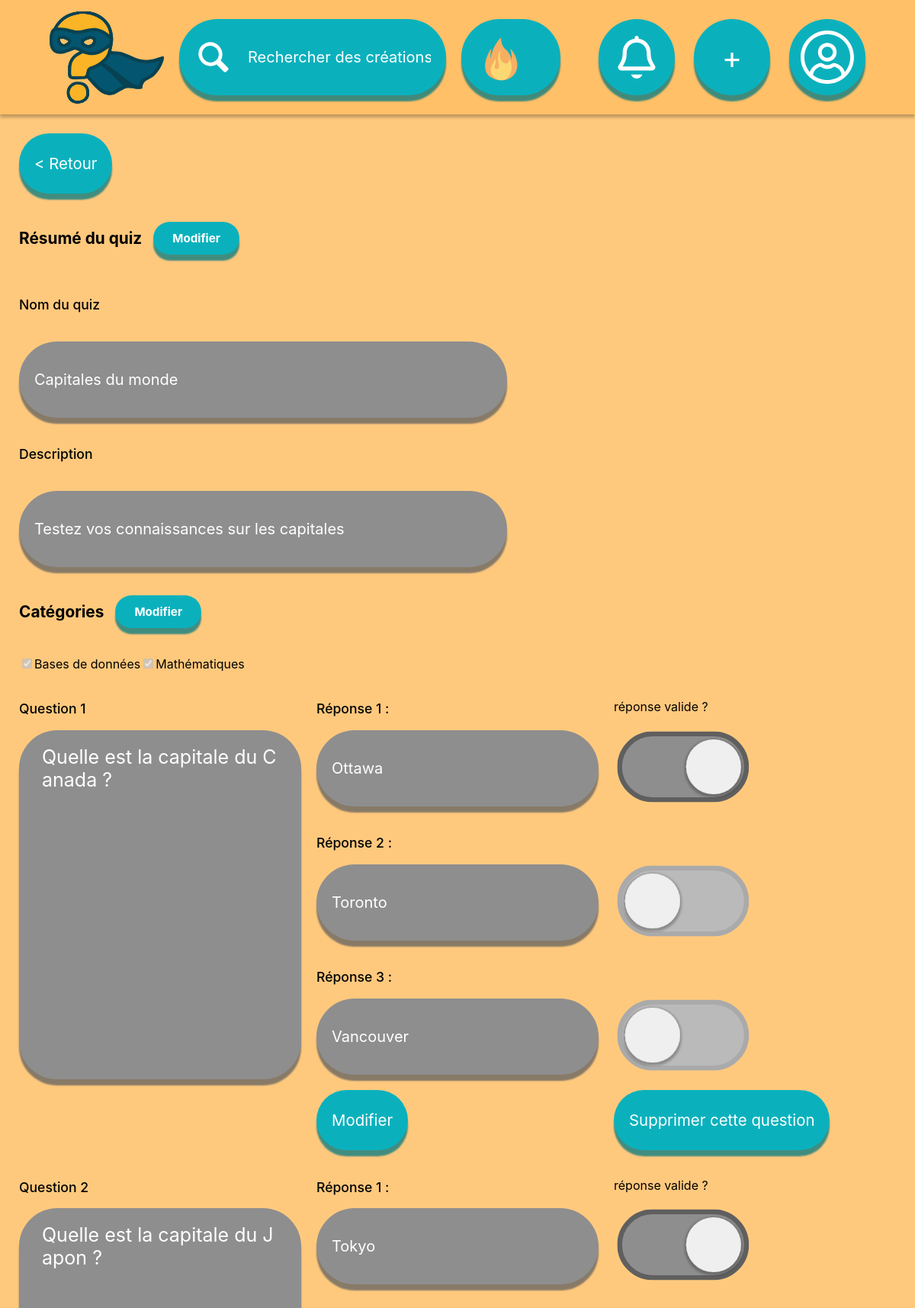
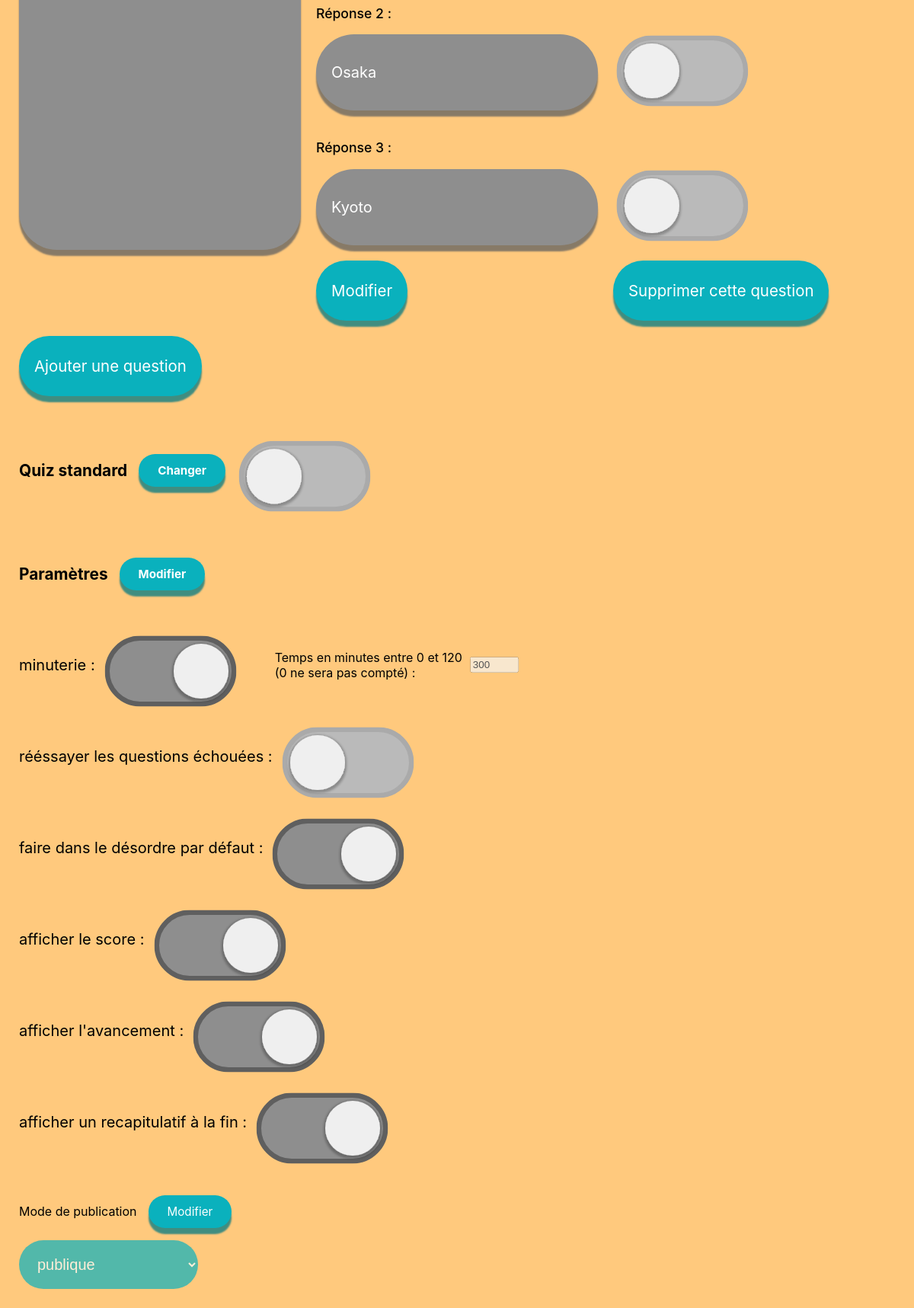
/?page=standard&categorie=modify&id=1 (signed in), run on the app's committed database (2 pictures, top to bottom).
### tables this page shows
CREATE TABLE quiz(
                id INTEGER PRIMARY KEY AUTOINCREMENT,
                user_id INTEGER,
                title TEXT NOT NULL,
                description TEXT,
                difficulty INTEGER,
                disponibilite TEXT,
                date DATE,
                genre TEXT NOT NULL,
                FOREIGN KEY (user_id) REFERENCES users(id) ON DELETE CASCADE,
                CHECK (genre IN ('flashcard','standard','test')),
                CHECK (disponibilite IN ('public','private','ami'))
            );

CREATE TABLE parametreQuiz (
                quiz_id INTEGER PRIMARY KEY,
                afficherAvancement BOOLEAN,
                minuterie INTEGER,
                afficherScore BOOLEAN,
                recapitulatifFin BOOLEAN,
                ordreAleatoire BOOLEAN,
                repasserErreurs BOOLEAN,
                FOREIGN KEY (quiz_id) REFERENCES quiz(id) ON DELETE CASCADE
            );

### src/controllers/QuizController.php (called while the page is built, shortened)
<?php
require_once ROOT . '/src/models/QuizModel.php';
require_once ROOT . '/config/config.php';
class QuizController
{
    private QuizModel $model;
    public function __construct()
    {
        $this->db = getDbConnection();
        $this->model = new QuizModel($this->db);
    }
    public function modifyQuiz($id)
    {
        $idQuiz = (int)$id;
        $taille = $this->model->getQuizSize($idQuiz);
        $tabParametres = array(
            array('name' => 'timer', 'desc' => 'minuterie'),
            array('name' => 'retryError', 'desc' => 'rééssayer les questions échouées'),
            array('name' => 'noOrder', 'desc' => 'faire dans le désordre par défaut'),
            array('name' => 'score', 'desc' => 'afficher le score'),
            array('name' => 'avancement', 'desc' => 'afficher l\'avancement'),
            array('name' => 'recap', 'desc' => 'afficher un recapitulatif à la fin')
        );
        $quizInfos = $this->model->getQuizInfos($idQuiz);
        $TAB_QUESTIONS = $this->model->getQuestionsRepFromQuiz($idQuiz);
        $TAB_PARAMS = $this->model->getQuizParametres($idQuiz);
        $TAB_CATEGORIES = $this->model->getCategoriesFromQuiz($idQuiz);
        $ALL_CATEGORIES = $this->model->getAllCategories();
        require ROOT . '/src/views/quiz/modifyQuiz.php';
    }
}

### src/models/QuizModel.php (called while the page is built, shortened)
<?php
class QuizModel
{
    private $db;
    public function __construct($db)
    {
        $this->db = $db;
    }
    public function getAllCategories(): mixed
    {
        try {
            $sql = $this->db->prepare("SELECT DISTINCT id,categorieName FROM categories;");
            $sql->execute();
            $categories = $sql->fetchAll(PDO::FETCH_ASSOC);
            return $categories;
        } catch (PDOException $e) {
            die("Fetching categories failed: " . $e->getMessage());
        } catch (Exception $e) {
            die("Error: " . $e->getMessage());
        }
    }
    public function getQuizSize(int $quizId): int
    {
        try {
            $stmt = $this->db->prepare("SELECT COUNT(*) AS totalQuestions FROM question WHERE quiz_id = ?;");
            $stmt->execute([$quizId]);
            $row = $stmt->fetch(PDO::FETCH_ASSOC);
            return intval($row['totalQuestions']);
        } catch (PDOException $e) {
            die("Fetching quiz size failed: " . $e->getMessage());
        }
    }
    public function getQuizInfos(int $quizId)
    {
        try {
            $quiz = $this->db->prepare("SELECT title, description, disponibilite, genre FROM quiz WHERE id = ?;");
            $quiz->bindvalue(1, $quizId);
            $quiz->execute();
            return $quiz->fetch(PDO::FETCH_ASSOC);
        } catch (PDOException $e) {
            die("Fetching quiz infos failed: " . $e->getMessage());
        }
    }
    public function getQuestionsRepFromQuiz(int $idQuiz)
    {
        try {
            $questions = $this->db->prepare("SELECT id, question FROM Question WHERE quiz_id = ? ORDER BY numeroQuiz ASC;");
            $questions->bindValue(1, $idQuiz);
            $questions->execute();
            $TAB_QUESTIONS = $questions->fetchAll(PDO::FETCH_ASSOC);
            foreach ($TAB_QUESTIONS as $index => $question) {
                $reponses = $this->db->prepare("SELECT id, reponse, estCorrecte FROM Reponse WHERE question_id = ? ;");
                $reponses->bindValue(1, $question['id']);
                $reponses->execute();
                $TAB_QUESTIONS[$index]['reponses'] = $reponses->fetchAll(PDO::FETCH_ASSOC);
                $TAB_QUESTIONS[$index]['nbReponse'] = count($TAB_QUESTIONS[$index]['reponses']);
            }
            return $TAB_QUESTIONS;
        } catch (PDOException $e) {
            die("Fetching questions and answers from quiz failed: " . $e->getMessage());
        }
    }
    public function getCategoriesFromQuiz(int $idQuiz)
    {
        try {
            $categories = $this->db->prepare("SELECT categories.id, categories.categorieName FROM categories
            INNER JOIN categorie_quiz ON categories.id = categorie_quiz.category_id WHERE categorie_quiz.quiz_id = ?;");
            $categories->bindValue(1, $idQuiz);
            $categories->execute();
            return $categories->fetchAll(PDO::FETCH_ASSOC);
        } catch (PDOException $e) {
            die("Fetching categories from quiz failed: " . $e->getMessage());
        }
    }
    public function getQuizParametres(int $idQuiz)
    {
        try {
            $params = $this->db->prepare("SELECT minuterie, repasserErreurs, ordreAleatoire, afficherScore, afficherAvancement, recapitulatifFin FROM parametreQuiz WHERE quiz_id = ?;");
            $params->bindValue(1, $idQuiz);
            $params->execute();
            $parametres = $params->fetch(PDO::FETCH_ASSOC);
            if (!$parametres) {
                $TAB_PARAMS = array(0, 0, 0, 0, 0, 0);
            } else {
                $TAB_PARAMS = array();
                $TAB_PARAMS[0] = $parametres['minuterie'];
                $TAB_PARAMS[1] = $parametres['repasserErreurs'];
                $TAB_PARAMS[2] = $parametres['ordreAleatoire'];
                $TAB_PARAMS[3] = $parametres['afficherScore'];
                $TAB_PARAMS[4] = $parametres['afficherAvancement'];
                $TAB_PARAMS[5] = $parametres['recapitulatifFin'];
            }
            return $TAB_PARAMS;
        } catch (PDOException $e) {
            die("Fetching quiz parameters failed: " . $e->getMessage());
        }
    }
}

### config/config.php (called while the page is built, shortened)
<?php
function getDbConnection() {
    try{
        $conn = new PDO("sqlite:" . ROOT . "/database/database.db");
        $conn->setAttribute(PDO::ATTR_ERRMODE, PDO::ERRMODE_EXCEPTION);
    }catch(PDOException $e){
        die("Connection failed: " . $e->getMessage());
    }catch(Exception $e){
        die("Error: " . $e->getMessage());
    }
    return $conn;
}
?>

### src/views/quiz/modifyQuiz.php (the view, shortened to what this page needs)
<?php
    require __DIR__ . '/../partials/header.php';
?>
<form style="display: flex; flex-direction: column; padding: 25px; gap: 20px" method = "post" data-id="<?php echo htmlspecialchars($idQuiz) ?>" action = "index.php?page=standard&categorie=modify&id=<?php echo htmlspecialchars($idQuiz) ?>">
    <button class="button" type = "submit" name = "Retour" value = "yes"><span></span><p> < Retour</p></button>
    <h2>Résumé du quiz
        <button class="modifResum" id ="modifResum">Modifier</button>
    </h2>
    <p class="name">Nom du quiz</p>
    <div class="input">
        <span></span>
        <input form="no" type="text" name ="QuizTitle" id="QuizTitle" value = "<?php echo htmlspecialchars($quizInfos['title']) ?>" disabled>
    </div>
    <p class="description">Description</p>
    <div class="input">
        <span></span>
        <input form="no" type="text" name ="QuizDescription" id="QuizDescription" value = "<?php echo htmlspecialchars($quizInfos['description']) ?>" disabled>
    </div>
    <h2>Catégories
        <button id="modifCategories" type = "button">Modifier</button>
    </h2>
    <div class="categoriesList">
        <?php
        foreach($ALL_CATEGORIES as $categorie){
            if (in_array($categorie, $TAB_CATEGORIES)) {
                $checked = 'checked';
            } else {
                $checked = '';
            }
            echo '<label '.(!empty($checked) ? '' : 'hidden').'><input  class="category" name = "categories[]" type = "checkbox" value="'.htmlspecialchars($categorie['id']).'" '.$checked.' '.(!empty($checked) ? '' : 'hidden').' disabled>'.htmlspecialchars($categorie['categorieName']).'</label>';
        }
        ?>
    </div>
    <div style="display: flex; flex-direction: column; gap: 20px">
        <?php
        for($i = 0; $i < $taille ; $i = $i +1){
            echo '<div class="newQuiz" id = "quizQuestion'.$i.'">';
            echo '<p class="validite">réponse valide ?</p>';
            echo '<div class="question" style="grid-row-start: 1; grid-row-end: '. $TAB_QUESTIONS[$i]['nbReponse'] + 1 .';">
                <p class="section-title">Question '. $i+1 .'</p>
                <div class="textarea" id = "question'.($i+1).'" style="width: calc(100% - 40px); height: calc(100% - 90px)">
                    <span></span>
                    <textarea type = "text" name ="question'.$i.'" id="textarea'.$i.'" placeholder="nom de la question" disabled>'.htmlspecialchars($TAB_QUESTIONS[$i]['question']).'</textarea>
                </div>
                </div>';
            for ($k = 0; $k < $TAB_QUESTIONS[$i]['nbReponse'];$k = $k +1){
                echo '<div class="reponse" style="grid-row-start: '. 1 + $k .'; grid-row-end: '. 2 + $k .'; grid-column-start: 2; grid-column-end: 3;">
                <p>Réponse '.($k+1).' :</p>
                <div class="input" style="width: calc(100% - 40px);">
                    <span></span>
                    <input form="no" name ="reponse'.$i.'[]" value = "'.htmlspecialchars($TAB_QUESTIONS[$i]['reponses'][$k]['reponse']).'" disabled></input>
                </div>
                </div>
                <div class="checkbox" style="grid-row-start: '. 1 + $k .'; grid-row-end: '. 2 + $k .'; grid-column-start: 3; grid-column-end: 4;align-self: end;">
                    <input type="checkbox" name="checkbox'.$i.'[]" '.($TAB_QUESTIONS[$i]['reponses'][$k]['estCorrecte'] ? 'checked':'').' disabled hidden>
                </div>
                ';
            }
            echo '<div id="questionFooter'.$i.'" class="questionFooter" style="display: flex; flex-direction: row;gap:10px; grid-column-start: 2; grid-column-end: 3;">
                        <button class="button modifierQuestion" type = "submit" id ="modifier'.$i.'" name="modifierQuestion" value='.$i.'>
                            <span></span>
                            <p>Modifier</p>
                        </button>
                </div>';
            if ($i != 0 || $taille > 1){
                echo '<button class="button delQuestionButton" name = "DelQuestion" id="DelQuestion'.$i.'" type="submit" value='.$i.'><span></span><p>Supprimer cette question</p></button>';
            }
            echo '</div>';
        }
        ?>
        </div>
        <button class="button" type = "submit" name = "addQuestion" id="addQuestion" value = "yes">
            <span></span>
            <p>Ajouter une question</p>
        </button>
    <h2 ><?= $quizInfos['genre'] == 'test' ? 'test ': 'Quiz standard' ?>
        <button id = "modifTest">Changer</button>
        <div class="checkbox"  id = "Test">
        </div>
    </h2>
    <h2>Paramètres
        <button class="modifParam" id ="modifParam" >Modifier</button>
    </h2>
    <div class = "parametres">
        <?php
            foreach ($tabParametres as $indice => $param){
                echo
                '
                <div style="display: flex; flex-direction: row; align-items: center; gap: 10px">
                    <p style="font-size: 20px">'.$param['desc'].' : </p>
                    <div class="checkbox param"  id = "'.$param['name'].'" value="'.$indice.'">
                        <input type="checkbox" id = "param'.$param['name'].'" name="param'.$param['name'].'"  '.($TAB_PARAMS[$indice]!= 0 ? 'checked' : '').' disabled hidden/>
                    </div>';
                    if ($param['name'] == 'timer'){
                        if (!empty($TAB_PARAMS[0]) && $TAB_PARAMS[0] != 0){
                            $hidden = '';
                        }
                        else{
                            $hidden = 'hidden';
                        }
                        echo '<p class = "timerP" id="timerP" '. $hidden .'>Temps en minutes entre 0 et 120<br>(0 ne sera pas compté) :</p>';
                        echo '<input type="number" form="no" name="timerValue" id="timerV" value="'.htmlspecialchars($TAB_PARAMS[$indice]).'" min="0" max="120" '. $hidden . ' disabled/>';
                    }
                echo '</div>';
            }
        ?>
    </div>
    <div class = "disponibilite">
        <p class="section-title">Mode de publication <button id="modifDispo">Modifier</button></p>
        <select name="disponibilite" id="disponibilite" disabled>
            <?php $dispo = '';
            $dispo = $quizInfos['disponibilite'] == 'public' ? 'selected' : '';
             ?>
            <option value="public" <?= $dispo ?> >publique</option>
        </select>
    </div>
</form>

### public/assets/style/modifyQuiz.css (style rules this page uses)
p.name, p.description, .question > p:first-of-type, .reponse > p:first-of-type { font-size: 1.1rem; font-weight: 500; }
h2 { display: flex; align-items: center; gap: 15px; flex-wrap: wrap; font-size: 1.3rem; }
h2 button { all: unset; display: inline-flex; position: relative; align-items: center; justify-content: center; padding: 12px 25px; cursor: pointer; background: #0AB1BD; border-radius: 9999px; box-shadow: 0px 8px 2px #007881BF; color: #fff; font-size: 0.95rem; user-select: none; transition: all ease-out 0.2s; }
.section-title { display: flex; align-items: center; gap: 15px; flex-wrap: wrap; }
.section-title button { all: unset; display: inline-flex; position: relative; align-items: center; justify-content: center; padding: 12px 25px; cursor: pointer; background: #0AB1BD; border-radius: 9999px; box-shadow: 0px 8px 2px #007881BF; color: #fff; font-size: 0.95rem; user-select: none; transition: all ease-out 0.2s; }
.questionFooter { display: flex !important; flex-wrap: wrap !important; gap: 10px !important; justify-content: flex-start !important; flex-direction: row !important; }
.questionFooter .button, .delQuestionButton { flex: 0 1 auto; min-width: max-content; }

### public/assets/style/global.css (style rules this page uses)
body { font-family: 'Inter', sans-serif; background-color: #ffc97d; margin: 0; }
.button { all: unset; }
select { background: #0ab1bd; padding: 20px; border-radius: 50px; color: white; border: none; font-size: 20px; }
.button, .searchbar, .input, .flatinput, .textarea { display: flex; position: relative; align-items: center; padding: 20px; justify-content: flex-start; gap: 20px; width: max-content; height: max-content; }
.button>span, .searchbar>span, .input>span, .flatinput>span, .textarea>span { position: absolute; inset: 0; background: #0ab1bd; border-radius: calc(infinity * 1px); cursor: pointer; z-index: 0; box-shadow: 0px 8px 2px #007881bf; transition: background ease-out 0.2s; }
.button:disabled, .searchbar:has(input:disabled), .input:has(input:disabled), .flatinput:has(input:disabled), .textarea:has(textarea:disabled) { filter: grayscale(1); }
.button>p { text-align: center; }
.button>p, .searchbar>p { font-size: min(1.7vw, 25px); line-height: 39px; color: #fff; margin: 0; z-index: 1; user-select: none; pointer-events: none; transition: color ease-out 0.2s; }
.checkbox { transform: scale(0.8) translate(-11%, 10%); }
.input { width: calc(100% - 40px); max-width: 600px; height: 100px; padding: 0 20px; }
.input>input { all: unset; width: 100%; z-index: 2; color: white; font-size: 20px; }
.input>span, .textarea>span, .flatinput>span { cursor: default; }
.textarea>textarea { all: unset; width: 100%; height: 100%; word-break: break-all; font-size: 25px; padding: 10px; color: white; z-index: 2; }
.textarea>span { border-radius: 50px; }

### public/assets/style/createQuiz.css (style rules this page uses)
.newQuiz { display: grid; grid-template-columns: 1fr 1fr 1fr; grid-template-rows: auto; gap: 20px; }
.newQuiz > .validite { grid-row-start: 1; grid-row-end: 2; grid-column-start: 3; grid-column-end: 4; }

### data on the page
quiz: QuizTitle "Capitales du monde", QuizDescription "Testez vos connaissances sur les capitales"
parametrequiz: timerValue "300"

### other printed values
$categorie['categorieName'] "Bases de données"
$categorie['categorieName'] "Mathématiques"
$i+1 "1"
$k+1 "1"
$k+1 "2"
$k+1 "3"
$i+1 "2"
$param['desc'] "minuterie"
$param['desc'] "rééssayer les questions échouées"
$param['desc'] "faire dans le désordre par défaut"
$param['desc'] "afficher le score"
$param['desc'] "afficher l'avancement"
$param['desc'] "afficher un recapitulatif à la fin"
